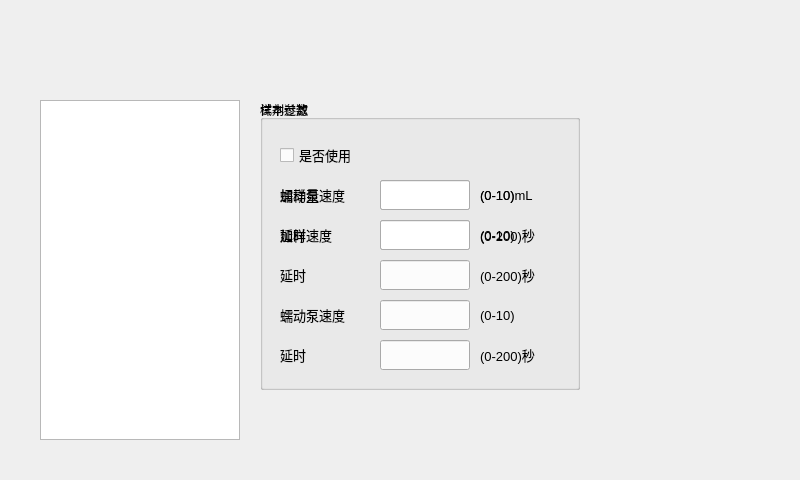
<?xml version="1.0" encoding="UTF-8"?>
<ui version="4.0">
 <class>ParamDialog</class>
 <widget class="QDialog" name="ParamDialog">
  <property name="geometry">
   <rect>
    <x>0</x>
    <y>0</y>
    <width>800</width>
    <height>480</height>
   </rect>
  </property>
  <property name="windowTitle">
   <string>Dialog</string>
  </property>
  <widget class="QTreeView" name="paramView">
   <property name="geometry">
    <rect>
     <x>40</x>
     <y>100</y>
     <width>200</width>
     <height>340</height>
    </rect>
   </property>
  </widget>
  <widget class="QGroupBox" name="reagentBox">
   <property name="geometry">
    <rect>
     <x>260</x>
     <y>100</y>
     <width>320</width>
     <height>290</height>
    </rect>
   </property>
   <property name="title">
    <string>试剂参数</string>
   </property>
   <widget class="QCheckBox" name="enableCheckBox">
    <property name="geometry">
     <rect>
      <x>20</x>
      <y>40</y>
      <width>110</width>
      <height>30</height>
     </rect>
    </property>
    <property name="font">
     <font>
      <pointsize>10</pointsize>
     </font>
    </property>
    <property name="text">
     <string>是否使用</string>
    </property>
   </widget>
   <widget class="QLabel" name="quantityLabel">
    <property name="geometry">
     <rect>
      <x>20</x>
      <y>80</y>
      <width>100</width>
      <height>30</height>
     </rect>
    </property>
    <property name="font">
     <font>
      <pointsize>10</pointsize>
     </font>
    </property>
    <property name="text">
     <string>加样量</string>
    </property>
   </widget>
   <widget class="QLabel" name="speedLabel">
    <property name="geometry">
     <rect>
      <x>20</x>
      <y>120</y>
      <width>100</width>
      <height>30</height>
     </rect>
    </property>
    <property name="font">
     <font>
      <pointsize>10</pointsize>
     </font>
    </property>
    <property name="text">
     <string>加样速度</string>
    </property>
   </widget>
   <widget class="QLabel" name="delay1Label">
    <property name="geometry">
     <rect>
      <x>20</x>
      <y>160</y>
      <width>100</width>
      <height>30</height>
     </rect>
    </property>
    <property name="font">
     <font>
      <pointsize>10</pointsize>
     </font>
    </property>
    <property name="text">
     <string>延时</string>
    </property>
   </widget>
   <widget class="QLabel" name="pumpLabel">
    <property name="geometry">
     <rect>
      <x>20</x>
      <y>200</y>
      <width>90</width>
      <height>30</height>
     </rect>
    </property>
    <property name="font">
     <font>
      <pointsize>10</pointsize>
     </font>
    </property>
    <property name="text">
     <string>蠕动泵速度</string>
    </property>
   </widget>
   <widget class="QLabel" name="delay2Label">
    <property name="geometry">
     <rect>
      <x>20</x>
      <y>240</y>
      <width>100</width>
      <height>30</height>
     </rect>
    </property>
    <property name="font">
     <font>
      <pointsize>10</pointsize>
     </font>
    </property>
    <property name="text">
     <string>延时</string>
    </property>
   </widget>
   <widget class="InputEdit" name="quantityEdit">
    <property name="geometry">
     <rect>
      <x>120</x>
      <y>80</y>
      <width>90</width>
      <height>30</height>
     </rect>
    </property>
    <property name="alignment">
     <set>Qt::AlignCenter</set>
    </property>
   </widget>
   <widget class="InputEdit" name="speedEdit">
    <property name="geometry">
     <rect>
      <x>120</x>
      <y>120</y>
      <width>90</width>
      <height>30</height>
     </rect>
    </property>
    <property name="alignment">
     <set>Qt::AlignCenter</set>
    </property>
   </widget>
   <widget class="InputEdit" name="delay1Edit">
    <property name="geometry">
     <rect>
      <x>120</x>
      <y>160</y>
      <width>90</width>
      <height>30</height>
     </rect>
    </property>
    <property name="alignment">
     <set>Qt::AlignCenter</set>
    </property>
   </widget>
   <widget class="InputEdit" name="pumpEdit">
    <property name="geometry">
     <rect>
      <x>120</x>
      <y>200</y>
      <width>90</width>
      <height>30</height>
     </rect>
    </property>
    <property name="alignment">
     <set>Qt::AlignCenter</set>
    </property>
   </widget>
   <widget class="InputEdit" name="delay2Edit">
    <property name="geometry">
     <rect>
      <x>120</x>
      <y>240</y>
      <width>90</width>
      <height>30</height>
     </rect>
    </property>
    <property name="alignment">
     <set>Qt::AlignCenter</set>
    </property>
   </widget>
   <widget class="QLabel" name="speedLabel2">
    <property name="geometry">
     <rect>
      <x>220</x>
      <y>120</y>
      <width>90</width>
      <height>30</height>
     </rect>
    </property>
    <property name="font">
     <font>
      <pointsize>10</pointsize>
     </font>
    </property>
    <property name="text">
     <string>(0-10)</string>
    </property>
   </widget>
   <widget class="QLabel" name="quantityLabel2">
    <property name="geometry">
     <rect>
      <x>220</x>
      <y>80</y>
      <width>90</width>
      <height>30</height>
     </rect>
    </property>
    <property name="font">
     <font>
      <pointsize>10</pointsize>
     </font>
    </property>
    <property name="text">
     <string>(0-10)mL</string>
    </property>
   </widget>
   <widget class="QLabel" name="delay1Label2">
    <property name="geometry">
     <rect>
      <x>220</x>
      <y>160</y>
      <width>90</width>
      <height>30</height>
     </rect>
    </property>
    <property name="font">
     <font>
      <pointsize>10</pointsize>
     </font>
    </property>
    <property name="text">
     <string>(0-200)秒</string>
    </property>
   </widget>
   <widget class="QLabel" name="delay2Label2">
    <property name="geometry">
     <rect>
      <x>220</x>
      <y>240</y>
      <width>90</width>
      <height>30</height>
     </rect>
    </property>
    <property name="font">
     <font>
      <pointsize>10</pointsize>
     </font>
    </property>
    <property name="text">
     <string>(0-200)秒</string>
    </property>
   </widget>
   <widget class="QLabel" name="pumpLabel2">
    <property name="geometry">
     <rect>
      <x>220</x>
      <y>200</y>
      <width>90</width>
      <height>30</height>
     </rect>
    </property>
    <property name="font">
     <font>
      <pointsize>10</pointsize>
     </font>
    </property>
    <property name="text">
     <string>(0-10)</string>
    </property>
   </widget>
  </widget>
  <widget class="QGroupBox" name="sampleBox">
   <property name="geometry">
    <rect>
     <x>260</x>
     <y>100</y>
     <width>320</width>
     <height>290</height>
    </rect>
   </property>
   <property name="title">
    <string>样本过滤</string>
   </property>
   <widget class="QLabel" name="pumpSpeedLabel">
    <property name="geometry">
     <rect>
      <x>20</x>
      <y>80</y>
      <width>100</width>
      <height>30</height>
     </rect>
    </property>
    <property name="font">
     <font>
      <pointsize>10</pointsize>
     </font>
    </property>
    <property name="text">
     <string>蠕动泵速度</string>
    </property>
   </widget>
   <widget class="QLabel" name="delayLabel">
    <property name="geometry">
     <rect>
      <x>20</x>
      <y>120</y>
      <width>100</width>
      <height>30</height>
     </rect>
    </property>
    <property name="font">
     <font>
      <pointsize>10</pointsize>
     </font>
    </property>
    <property name="text">
     <string>延时</string>
    </property>
   </widget>
   <widget class="InputEdit" name="pumpSpeedEdit">
    <property name="geometry">
     <rect>
      <x>120</x>
      <y>80</y>
      <width>90</width>
      <height>30</height>
     </rect>
    </property>
    <property name="alignment">
     <set>Qt::AlignCenter</set>
    </property>
   </widget>
   <widget class="InputEdit" name="delayEdit">
    <property name="geometry">
     <rect>
      <x>120</x>
      <y>120</y>
      <width>90</width>
      <height>30</height>
     </rect>
    </property>
    <property name="alignment">
     <set>Qt::AlignCenter</set>
    </property>
   </widget>
   <widget class="QLabel" name="delayLabel2">
    <property name="geometry">
     <rect>
      <x>220</x>
      <y>120</y>
      <width>90</width>
      <height>30</height>
     </rect>
    </property>
    <property name="font">
     <font>
      <pointsize>10</pointsize>
     </font>
    </property>
    <property name="text">
     <string>(0-200)秒</string>
    </property>
   </widget>
   <widget class="QLabel" name="pumpSpeedLabel2">
    <property name="geometry">
     <rect>
      <x>220</x>
      <y>80</y>
      <width>90</width>
      <height>30</height>
     </rect>
    </property>
    <property name="font">
     <font>
      <pointsize>10</pointsize>
     </font>
    </property>
    <property name="text">
     <string>(0-10)</string>
    </property>
   </widget>
  </widget>
  <widget class="QLabel" name="dateLabel">
   <property name="geometry">
    <rect>
     <x>610</x>
     <y>20</y>
     <width>200</width>
     <height>40</height>
    </rect>
   </property>
   <property name="font">
    <font>
     <pointsize>17</pointsize>
    </font>
   </property>
   <property name="alignment">
    <set>Qt::AlignBottom|Qt::AlignLeading|Qt::AlignLeft</set>
   </property>
  </widget>
  <widget class="ImageLabel" name="newLabel">
   <property name="geometry">
    <rect>
     <x>600</x>
     <y>120</y>
     <width>178</width>
     <height>58</height>
    </rect>
   </property>
  </widget>
  <widget class="ImageLabel" name="openLabel">
   <property name="geometry">
    <rect>
     <x>600</x>
     <y>185</y>
     <width>178</width>
     <height>58</height>
    </rect>
   </property>
  </widget>
  <widget class="ImageLabel" name="saveLabel">
   <property name="geometry">
    <rect>
     <x>600</x>
     <y>250</y>
     <width>178</width>
     <height>58</height>
    </rect>
   </property>
  </widget>
  <widget class="ImageLabel" name="saveAsLabel">
   <property name="geometry">
    <rect>
     <x>600</x>
     <y>315</y>
     <width>178</width>
     <height>58</height>
    </rect>
   </property>
  </widget>
  <widget class="ImageLabel" name="cancelLabel">
   <property name="geometry">
    <rect>
     <x>480</x>
     <y>400</y>
     <width>140</width>
     <height>56</height>
    </rect>
   </property>
  </widget>
  <widget class="ImageLabel" name="confirmLabel">
   <property name="geometry">
    <rect>
     <x>630</x>
     <y>400</y>
     <width>140</width>
     <height>56</height>
    </rect>
   </property>
  </widget>
 </widget>
 <customwidgets>
  <customwidget>
   <class>ImageLabel</class>
   <extends>QLabel</extends>
   <header>component/imagelabel.h</header>
   <slots>
    <signal>released()</signal>
    <signal>pressed()</signal>
   </slots>
  </customwidget>
  <customwidget>
   <class>InputEdit</class>
   <extends>QLineEdit</extends>
   <header location="global">component/inputedit.h</header>
   <slots>
    <signal>released()</signal>
   </slots>
  </customwidget>
 </customwidgets>
 <resources/>
 <connections/>
</ui>
